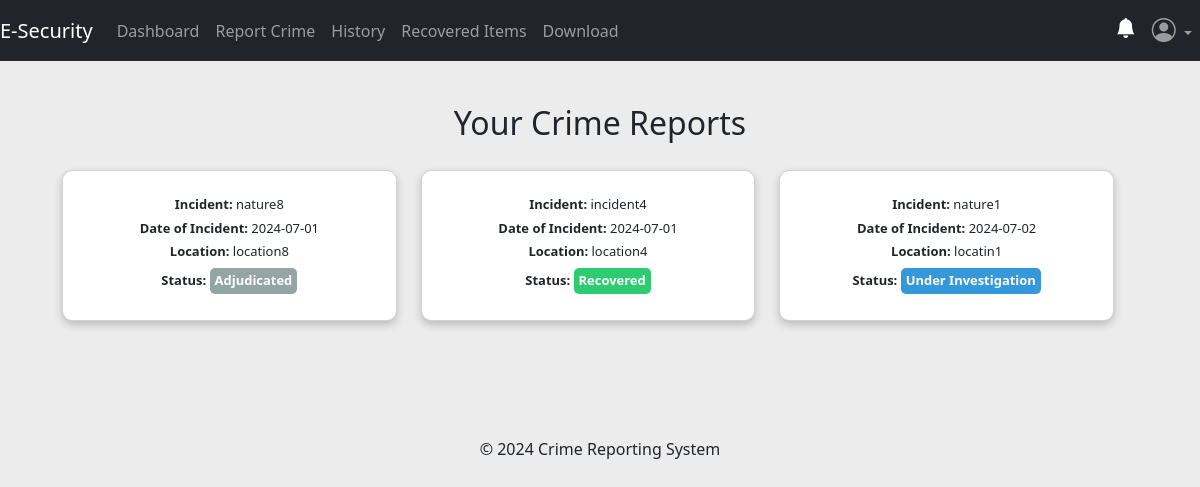
Before: /users/history (signed in) with the older database file.
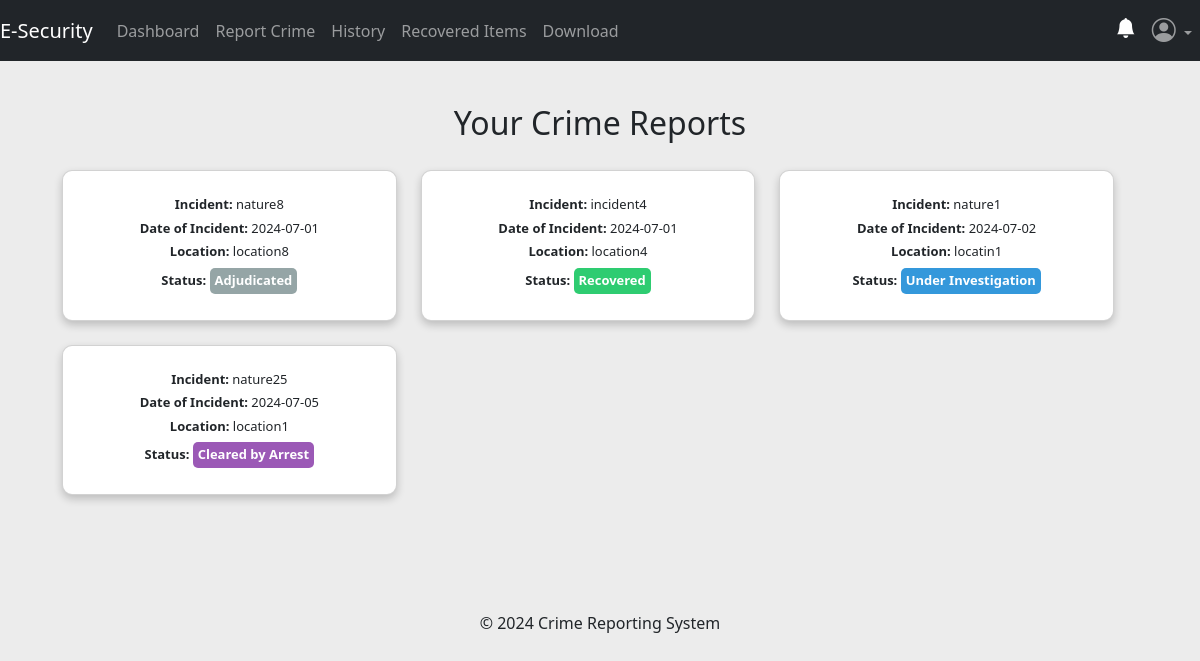
After: the same page with the newer database file.
### app/posts/models.py (models this page shows, shortened)
class Crime(db.Model, UserMixin):
    crime_id = db.Column(db.Integer, primary_key=True)
    date_of_incident = db.Column(db.String(10), nullable=False)
    issued_by = db.Column(db.String(20), nullable=True)
    time_of_incident = db.Column(db.String(10), nullable=False)
    phonenumber = db.Column(db.String(10), nullable=True)
    incident_location = db.Column(db.Text, nullable=False)
    incident_nature = db.Column(db.Text, nullable=False)
    incident_details = db.Column(db.Text, nullable=False)
    suspect_details = db.Column(db.Text, nullable=True)
    arrest_history = db.Column(db.Text, nullable=False)
    suspect_name = db.Column(db.String(10), nullable=True)
    comments = db.Column(db.Text, nullable=True)
    crime_status = db.Column(db.String(10), nullable=True)
    latitude = db.Column(db.Float)
    longitude = db.Column(db.Float)
    crime_file_upload = db.Column(db.Text, nullable=True)
    crime_file_name = db.Column(db.Text, nullable=True)
    crime_mimetype = db.Column(db.Text, nullable=True)
    date_crime_received = db.Column(db.DateTime(timezone=True), nullable=False, default=func.now())
    reporter_id = db.Column(db.Integer, db.ForeignKey('user.id'))

### app/users/routes.py (the view)
@users.route('/users/history')
@login_required
def history():
    try:
        reporter = current_user.id
        crimes = Crime.query.filter_by(reporter_id=reporter).all()
        return render_template('user/history.html', crimes=crimes)
    except Exception:
        flash('Unable to fetch your data. Please try again later.', 'danger')
        return render_template('user/history.html', crimes=[])

### app/__init__.py (called while the page is built)
@login_manager.user_loader
def load_user(user_id):
    return models.User.query.get(user_id)

### app/templates/user/history.html (shortened to what this page needs)
{% extends 'user/base.html' %}
{% block content %}
<!DOCTYPE html>
<html lang="en">
<head>
</head>
<body>
  <div class="container mt-4">
    <h2 class="text-center">Your Crime Reports</h2>
    {% if crimes %}
      <div class="row">
        {% for crime in crimes %}
          <div class="col-lg-4 col-md-6 col-sm-12">
            <div class="card mb-4 reduced-card-size" onclick="crime_details('{{ crime.crime_id }}')" style="cursor: pointer;">
              <div class="card-body">
                <h5 class="card-text"><strong>Incident:</strong> {{ crime.incident_nature }}</h5>
                <h5 class="card-text"><strong>Date of Incident:</strong> {{ crime.date_of_incident }}</h5>
                <h5 class="card-text"><strong>Location:</strong> {{ crime.incident_location }}</h5>
                <h5 class="card-text"><strong>Status:</strong>
                  <span class="status
                    {% if crime.crime_status == 'Unsolved' %} status-unsolved
                    {% elif crime.crime_status == 'Recovered' %} status-recovered
                    {% elif crime.crime_status == 'Under Investigation' %} status-under-investigation
                    {% elif crime.crime_status == 'Solved' %} status-solved
                    {% elif crime.crime_status == 'Cleared by Arrest' %} status-cleared-by-arrest
                    {% elif crime.crime_status == 'Cold Case' %} status-cold-case
                    {% elif crime.crime_status == 'Closed' %} status-closed
                    {% elif crime.crime_status == 'Pending Prosecution' %} status-pending-prosecution
                    {% elif crime.crime_status == 'Adjudicated' %} status-adjudicated
                    {% endif %}
                  ">{{ crime.crime_status }}</span>
                </h5>
              </div>
            </div>
          </div>
        {% endfor %}
      </div>
    {% endif %}
  </div>
</body>
</html>
{% endblock %}

Changed rows visible on the page:
added Crime: incident_nature "nature25", date_of_incident "2024-07-05", incident_location "location1", crime_status "Cleared by Arrest"
